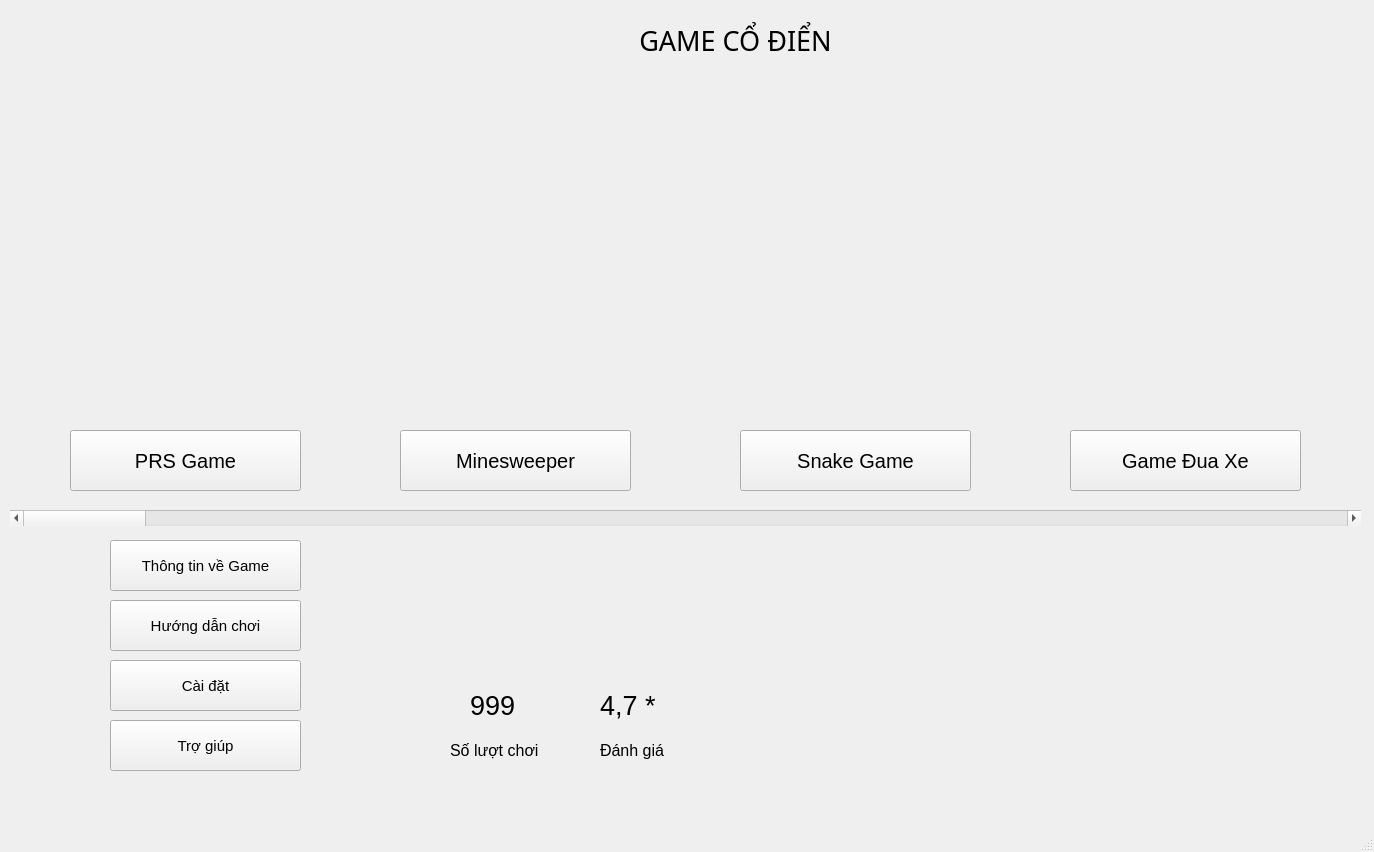
<?xml version="1.0" encoding="UTF-8"?>
<ui version="4.0">
 <class>MainWindow</class>
 <widget class="QMainWindow" name="MainWindow">
  <property name="geometry">
   <rect>
    <x>0</x>
    <y>0</y>
    <width>1374</width>
    <height>852</height>
   </rect>
  </property>
  <property name="windowTitle">
   <string>MainWindow</string>
  </property>
  <widget class="QWidget" name="centralwidget">
   <widget class="QLabel" name="label">
    <property name="geometry">
     <rect>
      <x>-40</x>
      <y>-40</y>
      <width>1471</width>
      <height>821</height>
     </rect>
    </property>
    <property name="text">
     <string/>
    </property>
    <property name="pixmap">
     <pixmap>images/nen.png</pixmap>
    </property>
   </widget>
   <widget class="QLabel" name="label_2">
    <property name="geometry">
     <rect>
      <x>570</x>
      <y>10</y>
      <width>331</width>
      <height>61</height>
     </rect>
    </property>
    <property name="font">
     <font>
      <family>Ink Free</family>
      <pointsize>20</pointsize>
     </font>
    </property>
    <property name="text">
     <string>GAME CỔ ĐIỂN</string>
    </property>
    <property name="alignment">
     <set>Qt::AlignCenter</set>
    </property>
   </widget>
   <widget class="QScrollBar" name="horizontalScrollBar">
    <property name="geometry">
     <rect>
      <x>10</x>
      <y>510</y>
      <width>1351</width>
      <height>16</height>
     </rect>
    </property>
    <property name="orientation">
     <enum>Qt::Horizontal</enum>
    </property>
   </widget>
   <widget class="QLabel" name="label_4">
    <property name="geometry">
     <rect>
      <x>710</x>
      <y>90</y>
      <width>301</width>
      <height>311</height>
     </rect>
    </property>
    <property name="text">
     <string/>
    </property>
    <property name="pixmap">
     <pixmap>images/snake-game.png</pixmap>
    </property>
   </widget>
   <widget class="QPushButton" name="snakeButton">
    <property name="geometry">
     <rect>
      <x>740</x>
      <y>430</y>
      <width>231</width>
      <height>61</height>
     </rect>
    </property>
    <property name="font">
     <font>
      <pointsize>15</pointsize>
     </font>
    </property>
    <property name="mouseTracking">
     <bool>true</bool>
    </property>
    <property name="text">
     <string>Snake Game</string>
    </property>
   </widget>
   <widget class="QPushButton" name="rpsButton">
    <property name="geometry">
     <rect>
      <x>70</x>
      <y>430</y>
      <width>231</width>
      <height>61</height>
     </rect>
    </property>
    <property name="font">
     <font>
      <pointsize>15</pointsize>
     </font>
    </property>
    <property name="mouseTracking">
     <bool>true</bool>
    </property>
    <property name="tabletTracking">
     <bool>false</bool>
    </property>
    <property name="text">
     <string>PRS Game</string>
    </property>
   </widget>
   <widget class="QLabel" name="label_6">
    <property name="geometry">
     <rect>
      <x>370</x>
      <y>80</y>
      <width>311</width>
      <height>331</height>
     </rect>
    </property>
    <property name="text">
     <string/>
    </property>
    <property name="pixmap">
     <pixmap>images/msper.jpg</pixmap>
    </property>
   </widget>
   <widget class="QPushButton" name="minesweeperButton">
    <property name="geometry">
     <rect>
      <x>400</x>
      <y>430</y>
      <width>231</width>
      <height>61</height>
     </rect>
    </property>
    <property name="font">
     <font>
      <pointsize>15</pointsize>
     </font>
    </property>
    <property name="mouseTracking">
     <bool>true</bool>
    </property>
    <property name="text">
     <string>Minesweeper</string>
    </property>
   </widget>
   <widget class="QLabel" name="label_5">
    <property name="geometry">
     <rect>
      <x>1030</x>
      <y>90</y>
      <width>301</width>
      <height>311</height>
     </rect>
    </property>
    <property name="text">
     <string/>
    </property>
    <property name="pixmap">
     <pixmap>images/commingSoon.jpg</pixmap>
    </property>
   </widget>
   <widget class="QPushButton" name="racingButton">
    <property name="geometry">
     <rect>
      <x>1070</x>
      <y>430</y>
      <width>231</width>
      <height>61</height>
     </rect>
    </property>
    <property name="font">
     <font>
      <pointsize>15</pointsize>
     </font>
    </property>
    <property name="mouseTracking">
     <bool>true</bool>
    </property>
    <property name="text">
     <string>Game Đua Xe</string>
    </property>
   </widget>
   <widget class="QLabel" name="label_7">
    <property name="geometry">
     <rect>
      <x>30</x>
      <y>80</y>
      <width>311</width>
      <height>331</height>
     </rect>
    </property>
    <property name="text">
     <string/>
    </property>
    <property name="pixmap">
     <pixmap>images/rps2.jpg</pixmap>
    </property>
   </widget>
   <widget class="QLabel" name="label_3">
    <property name="geometry">
     <rect>
      <x>940</x>
      <y>610</y>
      <width>191</width>
      <height>141</height>
     </rect>
    </property>
    <property name="text">
     <string/>
    </property>
    <property name="pixmap">
     <pixmap>images/gameIcon.jpg</pixmap>
    </property>
   </widget>
   <widget class="QPushButton" name="thongTinGame">
    <property name="geometry">
     <rect>
      <x>110</x>
      <y>540</y>
      <width>191</width>
      <height>51</height>
     </rect>
    </property>
    <property name="font">
     <font>
      <pointsize>11</pointsize>
     </font>
    </property>
    <property name="mouseTracking">
     <bool>true</bool>
    </property>
    <property name="styleSheet">
     <string notr="true">background = rgb(155, 200, 186)
text = rgb(255, 255, 0)</string>
    </property>
    <property name="text">
     <string>Thông tin về Game</string>
    </property>
   </widget>
   <widget class="QPushButton" name="huongDan">
    <property name="geometry">
     <rect>
      <x>110</x>
      <y>600</y>
      <width>191</width>
      <height>51</height>
     </rect>
    </property>
    <property name="font">
     <font>
      <pointsize>11</pointsize>
     </font>
    </property>
    <property name="mouseTracking">
     <bool>true</bool>
    </property>
    <property name="styleSheet">
     <string notr="true">background = rgb(155, 200, 186)
text = rgb(255, 255, 0)</string>
    </property>
    <property name="text">
     <string>Hướng dẫn chơi</string>
    </property>
   </widget>
   <widget class="QPushButton" name="caiDat">
    <property name="geometry">
     <rect>
      <x>110</x>
      <y>660</y>
      <width>191</width>
      <height>51</height>
     </rect>
    </property>
    <property name="font">
     <font>
      <pointsize>11</pointsize>
     </font>
    </property>
    <property name="mouseTracking">
     <bool>true</bool>
    </property>
    <property name="styleSheet">
     <string notr="true">background = rgb(155, 200, 186)
text = rgb(255, 255, 0)</string>
    </property>
    <property name="text">
     <string>Cài đặt</string>
    </property>
   </widget>
   <widget class="QPushButton" name="troGiup">
    <property name="geometry">
     <rect>
      <x>110</x>
      <y>720</y>
      <width>191</width>
      <height>51</height>
     </rect>
    </property>
    <property name="font">
     <font>
      <pointsize>11</pointsize>
     </font>
    </property>
    <property name="mouseTracking">
     <bool>true</bool>
    </property>
    <property name="styleSheet">
     <string notr="true">background = rgb(155, 200, 186)
text = rgb(255, 255, 0)</string>
    </property>
    <property name="text">
     <string>Trợ giúp</string>
    </property>
   </widget>
   <widget class="QLabel" name="label_8">
    <property name="geometry">
     <rect>
      <x>450</x>
      <y>730</y>
      <width>131</width>
      <height>41</height>
     </rect>
    </property>
    <property name="font">
     <font>
      <pointsize>12</pointsize>
     </font>
    </property>
    <property name="text">
     <string>Số lượt chơi</string>
    </property>
   </widget>
   <widget class="QLabel" name="label_9">
    <property name="geometry">
     <rect>
      <x>470</x>
      <y>680</y>
      <width>61</width>
      <height>51</height>
     </rect>
    </property>
    <property name="font">
     <font>
      <pointsize>20</pointsize>
     </font>
    </property>
    <property name="text">
     <string>999</string>
    </property>
   </widget>
   <widget class="QLabel" name="label_10">
    <property name="geometry">
     <rect>
      <x>600</x>
      <y>730</y>
      <width>131</width>
      <height>41</height>
     </rect>
    </property>
    <property name="font">
     <font>
      <pointsize>12</pointsize>
     </font>
    </property>
    <property name="text">
     <string>Đánh giá</string>
    </property>
   </widget>
   <widget class="QLabel" name="label_11">
    <property name="geometry">
     <rect>
      <x>600</x>
      <y>680</y>
      <width>81</width>
      <height>51</height>
     </rect>
    </property>
    <property name="font">
     <font>
      <pointsize>20</pointsize>
     </font>
    </property>
    <property name="text">
     <string>4,7 *</string>
    </property>
   </widget>
   <widget class="QLabel" name="label_12">
    <property name="geometry">
     <rect>
      <x>1130</x>
      <y>610</y>
      <width>211</width>
      <height>141</height>
     </rect>
    </property>
    <property name="text">
     <string/>
    </property>
    <property name="pixmap">
     <pixmap>images/award.jpg</pixmap>
    </property>
   </widget>
  </widget>
  <widget class="QMenuBar" name="menubar">
   <property name="geometry">
    <rect>
     <x>0</x>
     <y>0</y>
     <width>1374</width>
     <height>26</height>
    </rect>
   </property>
  </widget>
  <widget class="QStatusBar" name="statusbar"/>
 </widget>
 <resources/>
 <connections/>
</ui>
